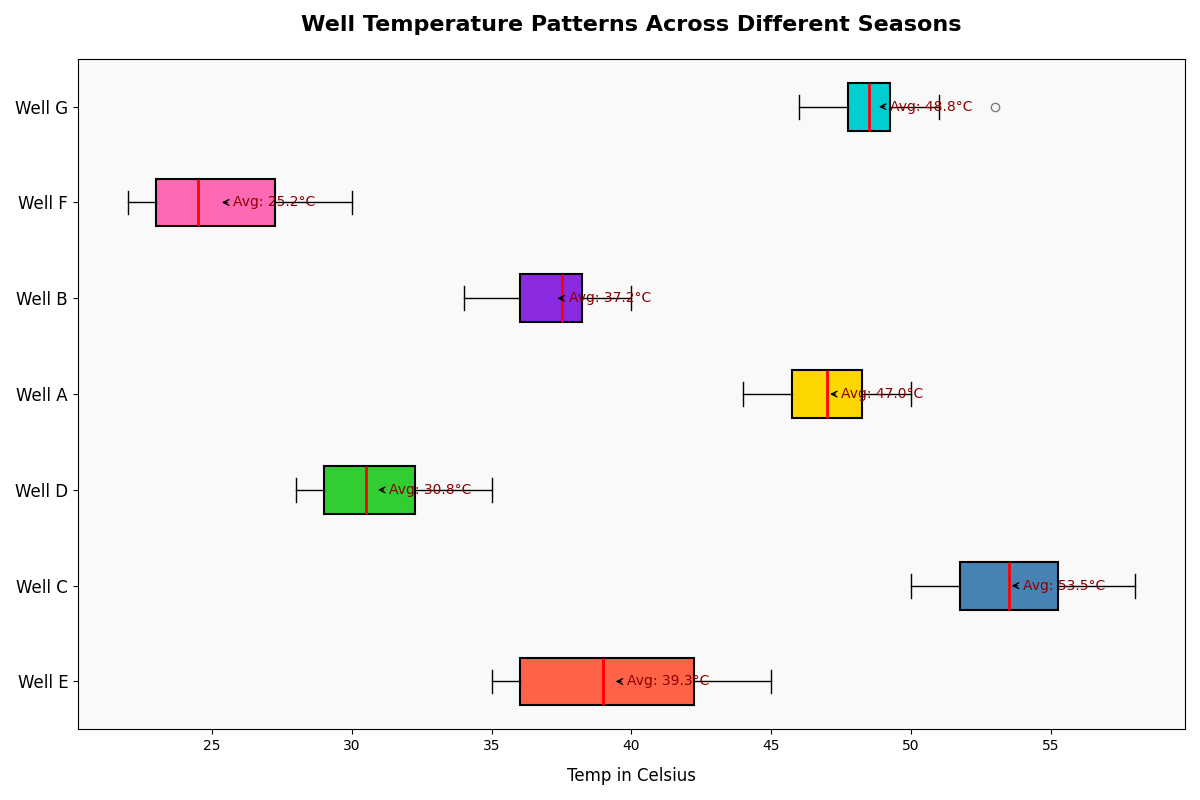

Reproduce this figure in Python.
import matplotlib.pyplot as plt
import numpy as np

well_temps = [
    [35, 36, 38, 40, 42, 45, 43, 41, 44, 37, 36, 35],  # Well A
    [50, 52, 54, 56, 55, 57, 58, 54, 53, 51, 52, 50],  # Well B
    [28, 30, 29, 31, 33, 35, 34, 32, 31, 30, 29, 28],  # Well C
    [45, 46, 47, 48, 49, 50, 49, 48, 47, 46, 45, 44],  # Well D
    [39, 38, 37, 36, 35, 34, 36, 38, 40, 39, 38, 37],  # Well E
    [22, 24, 23, 25, 27, 29, 30, 28, 26, 24, 23, 22],  # Well F
    [48, 49, 47, 46, 50, 53, 51, 49, 48, 47, 48, 49]   # Well G
]

wells = ['Well E', 'Well C', 'Well D', 'Well A', 'Well B', 'Well F', 'Well G']

fig, ax = plt.subplots(figsize=(12, 8))

bp = ax.boxplot(well_temps, patch_artist=True, notch=False, vert=False,
                boxprops=dict(color='black', linewidth=1.5),
                medianprops=dict(color='red', linewidth=2),
                whiskerprops=dict(color='black'),
                capprops=dict(color='black'),
                flierprops=dict( color='blue', alpha=0.5))

# New set of colors
colors = ['#FF6347', '#4682B4', '#32CD32', '#FFD700', '#8A2BE2', '#FF69B4', '#00CED1']
for patch, color in zip(bp['boxes'], colors):
    patch.set_facecolor(color)

for i, temps in enumerate(well_temps):
    mean = np.mean(temps)
    ax.annotate(f'Avg: {mean:.1f}°C', xy=(mean, i+1), xytext=(mean + 0.5, i+1),
                textcoords='data', arrowprops=dict(facecolor='black', arrowstyle='->'),
                fontsize=10, ha='left', va='center', color='darkred')

ax.set_title("Well Temperature Patterns Across Different Seasons", fontsize=16, fontweight='bold', pad=20)
ax.set_xlabel("Temp in Celsius", fontsize=12, labelpad=10)
ax.set_yticklabels(wells, fontsize=12)

ax.set_facecolor('#f9f9f9')

plt.tight_layout()
plt.show()
